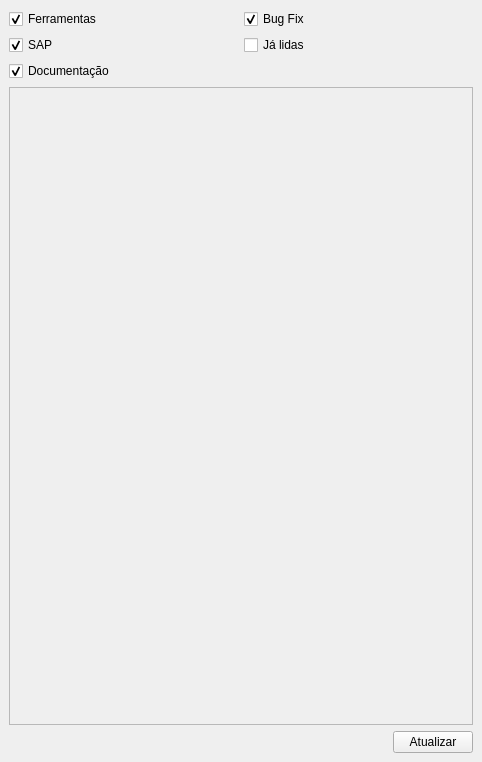
<?xml version="1.0" encoding="UTF-8"?>
<ui version="4.0">
 <class>DockWidget</class>
 <widget class="QDockWidget" name="DockWidget">
  <property name="geometry">
   <rect>
    <x>0</x>
    <y>0</y>
    <width>482</width>
    <height>762</height>
   </rect>
  </property>
  <property name="windowTitle">
   <string>News Feed</string>
  </property>
  <widget class="QWidget" name="dockWidgetContents">
   <layout class="QGridLayout" name="gridLayout">
    <item row="2" column="0">
     <layout class="QHBoxLayout" name="horizontalLayout_2">
      <item>
       <widget class="QLabel" name="lastRefreshLb">
        <property name="text">
         <string/>
        </property>
       </widget>
      </item>
      <item>
       <widget class="QPushButton" name="fetchBtn">
        <property name="sizePolicy">
         <sizepolicy hsizetype="Fixed" vsizetype="Fixed">
          <horstretch>0</horstretch>
          <verstretch>0</verstretch>
         </sizepolicy>
        </property>
        <property name="text">
         <string>Atualizar</string>
        </property>
       </widget>
      </item>
     </layout>
    </item>
    <item row="0" column="0">
     <layout class="QGridLayout" name="gridLayout_3">
      <item row="0" column="1">
       <widget class="QCheckBox" name="bugFixFilterCkb">
        <property name="text">
         <string>Bug Fix</string>
        </property>
        <property name="checked">
         <bool>true</bool>
        </property>
       </widget>
      </item>
      <item row="1" column="0">
       <widget class="QCheckBox" name="sapFilterCkb">
        <property name="text">
         <string>SAP</string>
        </property>
        <property name="checked">
         <bool>true</bool>
        </property>
       </widget>
      </item>
      <item row="1" column="1">
       <widget class="QCheckBox" name="alreadyReadFilterCkb">
        <property name="text">
         <string>Já lidas</string>
        </property>
       </widget>
      </item>
      <item row="2" column="0">
       <widget class="QCheckBox" name="docFilterCkb">
        <property name="text">
         <string>Documentação</string>
        </property>
        <property name="checked">
         <bool>true</bool>
        </property>
       </widget>
      </item>
      <item row="0" column="0">
       <widget class="QCheckBox" name="toolFilterCkb">
        <property name="text">
         <string>Ferramentas</string>
        </property>
        <property name="checked">
         <bool>true</bool>
        </property>
       </widget>
      </item>
     </layout>
    </item>
    <item row="1" column="0">
     <widget class="QScrollArea" name="scrollArea">
      <property name="widgetResizable">
       <bool>true</bool>
      </property>
      <widget class="QWidget" name="newsScrollArea">
       <property name="geometry">
        <rect>
         <x>0</x>
         <y>0</y>
         <width>462</width>
         <height>586</height>
        </rect>
       </property>
       <layout class="QVBoxLayout" name="verticalLayout"/>
      </widget>
     </widget>
    </item>
   </layout>
  </widget>
 </widget>
 <resources/>
 <connections/>
</ui>
